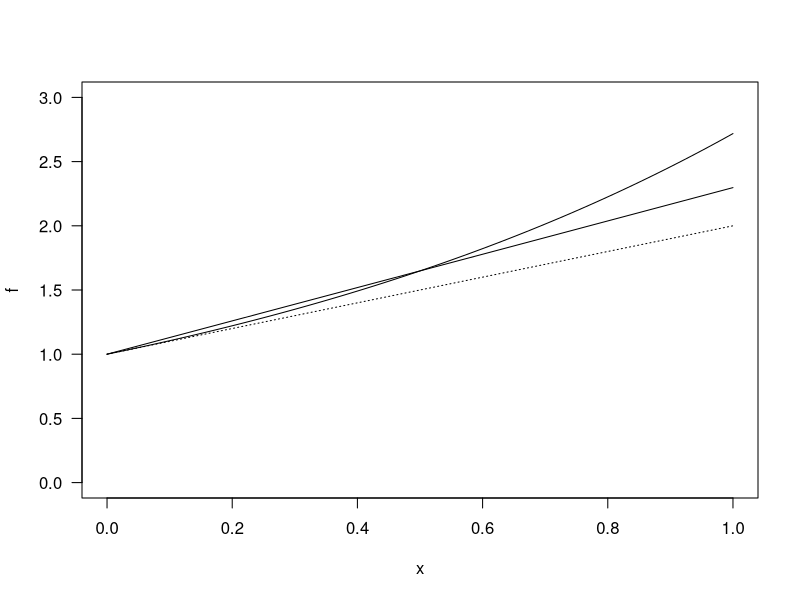
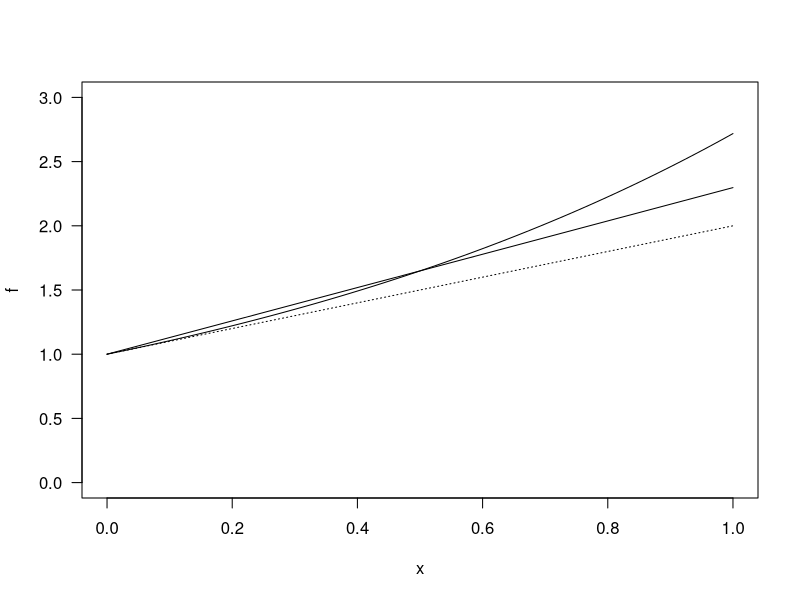
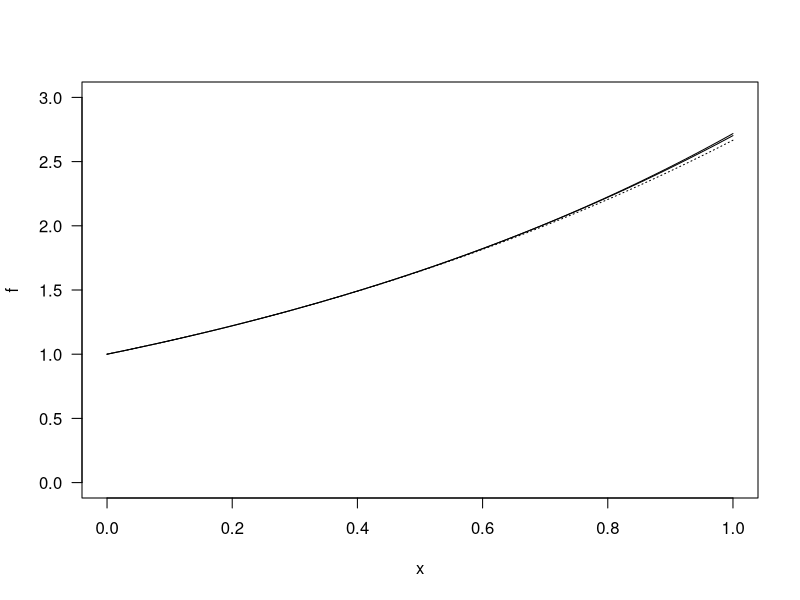

The R script that drew these images, in order:
## ---- chunk 1
knitr::opts_chunk$set(echo = TRUE, out.width = '50%', fig.asp = 1, fig.align='center')
## ---- chunk 2
xs <- c(0, 1/2, 1)
f <- function(x)exp(x)
L0 <- function(x)(x-xs[[2]])/(xs[[1]]-xs[[2]])
L1 <- function(x)(x-xs[[1]])/(xs[[2]]-xs[[1]])
P <- function(x)f(xs[[1]])*L0(x) + f(xs[[2]])*L1(x)     
plot(f, xlim=c(0, 1), ylim=c(0, 3), las=1)
plot(P, xlim=c(0, 1), add=T)
plot(function(x)1 + x, xlim=c(0, 1), add=T, lty=3)
## ---- chunk 3
plot(f, xlim=c(0, 1), ylim=c(0, 3), las=1)
plot(function(x)1 + 2*(sqrt(exp(1))-1)*x, xlim=c(0, 1), add=T)
plot(function(x)1 + x, xlim=c(0, 1), add=T, lty=3)
## ---- chunk 4
plot(f, xlim=c(0, 1), ylim=c(0, 3), las=1)
plot(function(x)1 + x + 2*(5*exp(1/2)-8)*x^2 - 4*(3*exp(1/2)-5)*x^3, xlim=c(0, 1), add=T)
plot(function(x)1 + x + x^2/2 + x^3/6, xlim=c(0, 1), add=T, lty=3)
